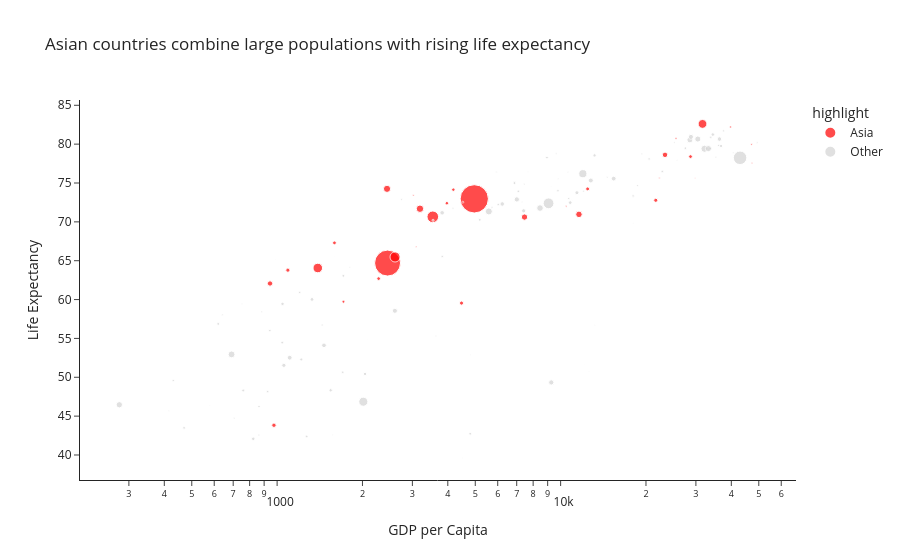

Write notebook code for a chart like this one.
### Markdown cell above
## Task 2 — Bubble chart: tell a story

**What to build:** A bubble chart (full 2007 dataset, all countries) where:
- x = GDP per capita (log scale)
- y = life expectancy
- size = population
- colour = ONE continent highlighted (your choice), all others grey
- At least one annotation explaining the highlighted group's story

> This is the grey-and-highlight technique applied to a bubble chart.

### Code cell
# Task 2
# Filter 2007 data
bubble_df = df[df['year'] == 2007]

# Highlight Asia
highlight_continent = 'Asia'

# Create color column
bubble_df['highlight'] = bubble_df['continent'].apply(
    lambda x: highlight_continent if x == highlight_continent else 'Other'
)

# Bubble chart
fig = px.scatter(
    bubble_df,
    x='gdpPercap',
    y='lifeExp',
    size='pop',
    color='highlight',
    hover_name='country',
    log_x=True,
    color_discrete_map={
        'Asia': 'red',
        'Other': 'lightgrey'
    },
    title='Asian countries combine large populations with rising life expectancy',
    labels={
        'gdpPercap': 'GDP per Capita',
        'lifeExp': 'Life Expectancy'
    },
    template='simple_white'
)

# Add annotation
fig.add_annotation(
    x=10000,
    y=75,
    text='Many Asian countries achieved higher life expectancy with growing economies',
    showarrow=True,
    arrowhead=2
)

fig.show()

# Save chart
fig.write_image("task2_chart.png")

### Figure 1 — Plotly figure (JSON) as saved in the notebook; plotly's stock layout.template omitted (floating-point values rounded to 4 significant figures)
{"data": [{"hovertemplate": "<b>%{hovertext}</b><br><br>highlight=Asia<br>GDP per Capita=%{x}<br>Life Expectancy=%{y}<br>pop=%{marker.size}<extra></extra>", "hovertext": ["Afghanistan", "Bahrain", "Bangladesh", "Cambodia", "China", "Hong Kong, China", "India", "Indonesia", "Iran", "Iraq", "Israel", "Japan", "Jordan", "Korea, Dem. Rep.", "Korea, Rep.", "Kuwait", "Lebanon", "Malaysia", "Mongolia", "Myanmar", "Nepal", "Oman", "Pakistan", "Philippines", "Saudi Arabia", "Singapore", "Sri Lanka", "Syria", "Taiwan", "Thailand", "Vietnam", "West Bank and Gaza", "Yemen, Rep."], "legendgroup": "Asia", "marker": {"color": "red", "size": [31889923, 708573, 150448339, 14131858, 1318683096, 6980412, 1110396331, 223547000, 69453570, 27499638, 6426679, 127467972, 6053193, 23301725, 49044790, 2505559, 3921278, 24821286, 2874127, 47761980, 28901790, 3204897, 169270617, 91077287, 27601038, 4553009, 20378239, 19314747, 23174294, 65068149, 85262356, 4018332, 22211743], "sizemode": "area", "sizeref": 3297000.0, "symbol": "circle"}, "mode": "markers", "name": "Asia", "orientation": "v", "showlegend": true, "type": "scatter", "x": [974.6, 29800.0, 1391.0, 1714.0, 4959.0, 39720.0, 2452.0, 3541.0, 11610.0, 4471.0, 25520.0, 31660.0, 4519.0, 1593.0, 23350.0, 47310.0, 10460.0, 12450.0, 3096.0, 944.0, 1091.0, 22320.0, 2606.0, 3190.0, 21650.0, 47140.0, 3970.0, 4185.0, 28720.0, 7458.0, 2442.0, 3025.0, 2281.0], "xaxis": "x", "y": [43.83, 75.64, 64.06, 59.72, 72.96, 82.21, 64.7, 70.65, 70.96, 59.55, 80.75, 82.6, 72.53, 67.3, 78.62, 77.59, 71.99, 74.24, 66.8, 62.07, 63.78, 75.64, 65.48, 71.69, 72.78, 79.97, 72.4, 74.14, 78.4, 70.62, 74.25, 73.42, 62.7], "yaxis": "y"}, {"hovertemplate": "<b>%{hovertext}</b><br><br>highlight=Other<br>GDP per Capita=%{x}<br>Life Expectancy=%{y}<br>pop=%{marker.size}<extra></extra>", "hovertext": ["Albania", "Algeria", "Angola", "Argentina", "Australia", "Austria", "Belgium", "Benin", "Bolivia", "Bosnia and Herzegovina", "Botswana", "Brazil", "Bulgaria", "Burkina Faso", "Burundi", "Cameroon", "Canada", "Central African Republic", "Chad", "Chile", "Colombia", "Comoros", "Congo, Dem. Rep.", "Congo, Rep.", "Costa Rica", "Cote d'Ivoire", "Croatia", "Cuba", "Czech Republic", "Denmark", "Djibouti", "Dominican Republic", "Ecuador", "Egypt", "El Salvador", "Equatorial Guinea", "Eritrea", "Ethiopia", "Finland", "France", "Gabon", "Gambia", "Germany", "Ghana", "Greece", "Guatemala", "Guinea", "Guinea-Bissau", "Haiti", "Honduras", "Hungary", "Iceland", "Ireland", "Italy", "Jamaica", "Kenya", "Lesotho", "Liberia", "Libya", "Madagascar", "Malawi", "Mali", "Mauritania", "Mauritius", "Mexico", "Montenegro", "Morocco", "Mozambique", "Namibia", "Netherlands", "New Zealand", "Nicaragua", "Niger", "Nigeria", "Norway", "Panama", "Paraguay", "Peru", "Poland", "Portugal", "Puerto Rico", "Reunion", "Romania", "Rwanda", "Sao Tome and Principe", "Senegal", "Serbia", "Sierra Leone", "Slovak Republic", "Slovenia", "Somalia", "South Africa", "Spain", "Sudan", "Swaziland", "Sweden", "Switzerland", "Tanzania", "Togo", "Trinidad and Tobago", "Tunisia", "Turkey", "Uganda", "United Kingdom", "United States", "Uruguay", "Venezuela", "Zambia", "Zimbabwe"], "legendgroup": "Other", "marker": {"color": "lightgrey", "size": [3600523, 33333216, 12420476, 40301927, 20434176, 8199783, 10392226, 8078314, 9119152, 4552198, 1639131, 190010647, 7322858, 14326203, 8390505, 17696293, 33390141, 4369038, 10238807, 16284741, 44227550, 710960, 64606759, 3800610, 4133884, 18013409, 4493312, 11416987, 10228744, 5468120, 496374, 9319622, 13755680, 80264543, 6939688, 551201, 4906585, 76511887, 5238460, 61083916, 1454867, 1688359, 82400996, 22873338, 10706290, 12572928, 9947814, 1472041, 8502814, 7483763, 9956108, 301931, 4109086, 58147733, 2780132, 35610177, 2012649, 3193942, 6036914, 19167654, 13327079, 12031795, 3270065, 1250882, 108700891, 684736, 33757175, 19951656, 2055080, 16570613, 4115771, 5675356, 12894865, 135031164, 4627926, 3242173, 6667147, 28674757, 38518241, 10642836, 3942491, 798094, 22276056, 8860588, 199579, 12267493, 10150265, 6144562, 5447502, 2009245, 9118773, 43997828, 40448191, 42292929, 1133066, 9031088, 7554661, 38139640, 5701579, 1056608, 10276158, 71158647, 29170398, 60776238, 301139947, 3447496, 26084662, 11746035, 12311143], "sizemode": "area", "sizeref": 3297000.0, "symbol": "circle"}, "mode": "markers", "name": "Other", "orientation": "v", "showlegend": true, "type": "scatter", "x": [5937.0, 6223.0, 4797.0, 12780.0, 34440.0, 36130.0, 33690.0, 1441.0, 3822.0, 7446.0, 12570.0, 9066.0, 10680.0, 1217.0, 430.1, 2042.0, 36320.0, 706.0, 1704.0, 13170.0, 7007.0, 986.1, 277.6, 3633.0, 9645.0, 1545.0, 14620.0, 8948.0, 22830.0, 35280.0, 2082.0, 6025.0, 6873.0, 5581.0, 5728.0, 12150.0, 641.4, 690.8, 33210.0, 30470.0, 13210.0, 752.7, 32170.0, 1328.0, 27540.0, 5186.0, 942.7, 579.2, 1202.0, 3548.0, 18010.0, 36180.0, 40680.0, 28570.0, 7321.0, 1463.0, 1569.0, 414.5, 12060.0, 1045.0, 759.3, 1043.0, 1803.0, 10960.0, 11980.0, 9254.0, 3820.0, 823.7, 4811.0, 36800.0, 25190.0, 2749.0, 619.7, 2014.0, 49360.0, 9809.0, 4173.0, 7409.0, 15390.0, 20510.0, 19330.0, 7670.0, 10810.0, 863.1, 1598.0, 1712.0, 9787.0, 862.5, 18680.0, 25770.0, 926.1, 9270.0, 28820.0, 2602.0, 4513.0, 33860.0, 37510.0, 1107.0, 883.0, 18010.0, 7093.0, 8458.0, 1056.0, 33200.0, 42950.0, 10610.0, 11420.0, 1271.0, 469.7], "xaxis": "x", "y": [76.42, 72.3, 42.73, 75.32, 81.23, 79.83, 79.44, 56.73, 65.55, 74.85, 50.73, 72.39, 73.0, 52.3, 49.58, 50.43, 80.65, 44.74, 50.65, 78.55, 72.89, 65.15, 46.46, 55.32, 78.78, 48.33, 75.75, 78.27, 76.49, 78.33, 54.79, 72.23, 74.99, 71.34, 71.88, 51.58, 58.04, 52.95, 79.31, 80.66, 56.73, 59.45, 79.41, 60.02, 79.48, 70.26, 56.01, 46.39, 60.92, 70.2, 73.34, 81.76, 78.89, 80.55, 72.57, 54.11, 42.59, 45.68, 73.95, 59.44, 48.3, 54.47, 64.16, 72.8, 76.19, 74.54, 71.16, 42.08, 52.91, 79.76, 80.2, 72.9, 56.87, 46.86, 80.2, 75.54, 71.75, 71.42, 75.56, 78.1, 78.75, 76.44, 72.48, 46.24, 65.53, 63.06, 74.0, 42.57, 74.66, 77.93, 48.16, 49.34, 80.94, 58.56, 39.61, 80.88, 81.7, 52.52, 58.42, 69.82, 73.92, 71.78, 51.54, 79.42, 78.24, 76.38, 73.75, 42.38, 43.49], "yaxis": "y"}], "layout": {"annotations": [{"arrowhead": 2, "showarrow": true, "text": "Many Asian countries achieved higher life expectancy with growing economies", "x": 10000, "y": 75}], "legend": {"itemsizing": "constant", "title": {"text": "highlight"}, "tracegroupgap": 0}, "title": {"text": "Asian countries combine large populations with rising life expectancy"}, "xaxis": {"anchor": "y", "domain": [0, 1], "title": {"text": "GDP per Capita"}, "type": "log"}, "yaxis": {"anchor": "x", "domain": [0, 1], "title": {"text": "Life Expectancy"}}}}
